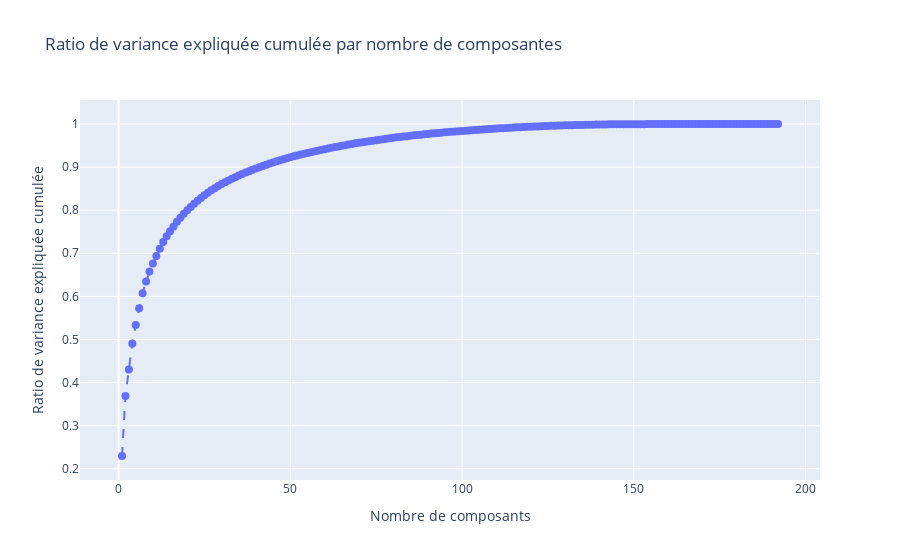

The notebook cell this image was saved under:
### Markdown cell above
Comme on pu le remarrquer plus haut, la trop frande quantité d'attribut empeche une visualisation correcte des données.
Nous allons tenter de réduits la dimension de nos données et voir l'influence sur les performances de nos modèles.

Comment allons nous décider du nombre de composantes environs à utiliser? Un bon indice peut être obtenu via une ACP.

### Code cell
import plotly.graph_objects as go
import numpy as np
from sklearn.decomposition import PCA

X_acp = x_train
pca = PCA().fit(X_acp)

cumulative_variance_ratio = np.cumsum(pca.explained_variance_ratio_)

fig = go.Figure()
fig.add_trace(go.Scatter(
    x=list(range(1, len(cumulative_variance_ratio) + 1)),  # Conversion en liste
    y=cumulative_variance_ratio,
    mode='lines+markers',
    marker=dict(symbol='circle', size=8),
    line=dict(dash='dash'),
))

fig.update_layout(
    xaxis_title='Nombre de composants',
    yaxis_title='Ratio de variance expliquée cumulée',
    title='Ratio de variance expliquée cumulée par nombre de composantes',
)

fig.show()

### Figure 1 — Plotly figure (JSON) as saved in the notebook; plotly's stock layout.template omitted (floating-point values rounded to 4 significant figures; data arrays with more than 128 entries replaced by an {"elided": "..."} marker saying what was removed)
{"data": [{"line": {"dash": "dash"}, "marker": {"size": 8, "symbol": "circle"}, "mode": "lines+markers", "x": {"elided": "192 int values"}, "y": {"elided": "192 float values"}, "type": "scatter"}], "layout": {"xaxis": {"title": {"text": "Nombre de composants"}}, "yaxis": {"title": {"text": "Ratio de variance expliquée cumulée"}}, "title": {"text": "Ratio de variance expliquée cumulée par nombre de composantes"}}}
